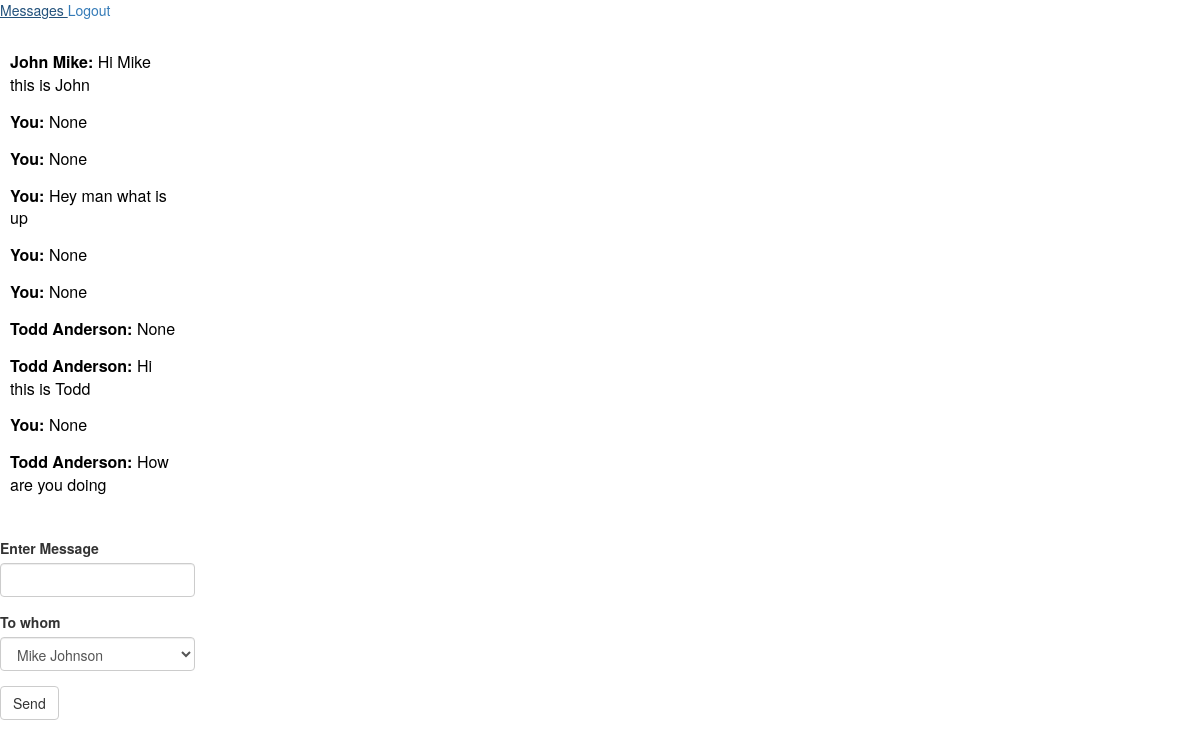
/message_room (signed in), run on the app's committed database.
### app/models.py (models this page shows, shortened)
class Message(db.Model):
    MAX_CHARS_IN_MESSAGE = 1000
    id = db.Column(db.Integer, primary_key=True)
    timestamp = db.Column(db.DateTime, index=True, default=datetime.utcnow)
    user_to_id = db.Column(db.Integer, db.ForeignKey('users.id'))
    user_from_id = db.Column(db.Integer, db.ForeignKey('users.id'))
    content = db.Column(db.String(MAX_CHARS_IN_MESSAGE))
    def give_name(self, user_id):
        name = "You"
        if not (self.user_from_id == user_id):
            name = Users.query.get(self.user_from_id).name
        return name

class Users(UserMixin, db.Model):
    NAME_SIZE = 100
    id = db.Column(db.Integer, primary_key=True)
    name = db.Column(db.String(NAME_SIZE), unique=True)
    major = db.Column(db.String(100))
    hall = db.Column(db.String(100))
    password = db.Column(db.String(100))
    messages = db.relationship('Message', lazy='dynamic', primaryjoin="or_(Users.id == Message.user_to_id, Users.id == Message.user_from_id)")

### app/routes.py (the view, shortened to what this page needs)
@app.route('/message_room', methods=["GET", "POST"])
@app.route('/message_room/<current_friend>', methods=["GET", "POST"])
@login_required
def message(current_friend=None):
    if not current_user.is_authenticated:
        return redirect(url_for("login"))
    message_form = MessageForm(choices=current_user.id)
    if current_friend == None:
        return render_template("room.html", messages=Users.query.get(current_user.id).messages, form=message_form)
    else:
        message_form = MessageForm(choices=current_friend)
        return render_template("room.html", messages=Users.giveMessagesFrom(current_user.id, current_friend), form=message_form)

### app/forms.py
class MessageForm(FlaskForm):
    def returnAllUsers():
        users = []
        for user in Users.query.all():
            users.append((user.id, user.name))
        return users
    '''def __init__(self, current_friend):
        self.choices = SelectField(Users.query.get(current_friend).name)'''
    message = StringField("Enter Message", [DataRequired()])
    choices = SelectField("To whom", choices=returnAllUsers(), render_kw={"onchange" : "test_function()"})
    send = SubmitField("Send", render_kw={"onchange" : "scroll_down()"})

### app/models.py (called while the page is built)
@login.user_loader
def load_user(id):
    return Users.query.get(int(id))

### app/templates/room.html (shortened to what this page needs)
{% extends "base.html" %}
{% block inner_content %}
    <div>
    <div id = "scroller" class="container vertical-scrollable">
        <div class="row text-left">
            {% for message in messages %}
                <div class = "col-sm-8"> <p> <b> {{ message.give_name(current_user.id) }}: </b> {{ message.content }} </p> </div>
            {% endfor %}
        </div>
    </div>
    <div class = "user-message-view">
        <form action="" method="POST", novalidate>
            {{ wtf.quick_form(form) }}
        </form>
    </div>
</div>
{% endblock %}

### app/templates/base.html (shortened to what this page needs)
{% extends "bootstrap/base.html" %}
{% import "bootstrap/wtf.html" as wtf %}
{% block content %}
    <div>
        {% if current_user.is_authenticated %}
            <a href="{{url_for('message')}}"> Messages </a>
            <a href="{{url_for('logout')}}"> Logout </a>
        {% else %}
            <a href="{{url_for('signup') }}"> Sign Up </a>
            <a href="{{url_for('login')}}"> Login </a>
        {% endif %}
    </div>
    {% block inner_content %}
    {% endblock %}
{% endblock %}

### app/templates/room.html (style rules this page uses)
.vertical-scrollable> .row { position: absolute; top: 50px; bottom: 300px; left: 10px; width: 25%; overflow-y: scroll; }
.col-sm-8 { color: black; font-size: 16px; padding-bottom: 2px; padding-top: 2px; bottom: 0.1vh }
.user-message-view { position: fixed; bottom: 10vh }

### data on the page
Message: give_name "John Mike", content "Hi Mike this is John"
Message: give_name "You", content "None"
Message: give_name "You", content "None"
Message: give_name "You", content "Hey man what is up"
Message: give_name "You", content "None"
Message: give_name "You", content "None"
Message: give_name "Todd Anderson", content "None"
Message: give_name "Todd Anderson", content "Hi this is Todd"
Message: give_name "You", content "None"
Message: give_name "Todd Anderson", content "How are you doing"
